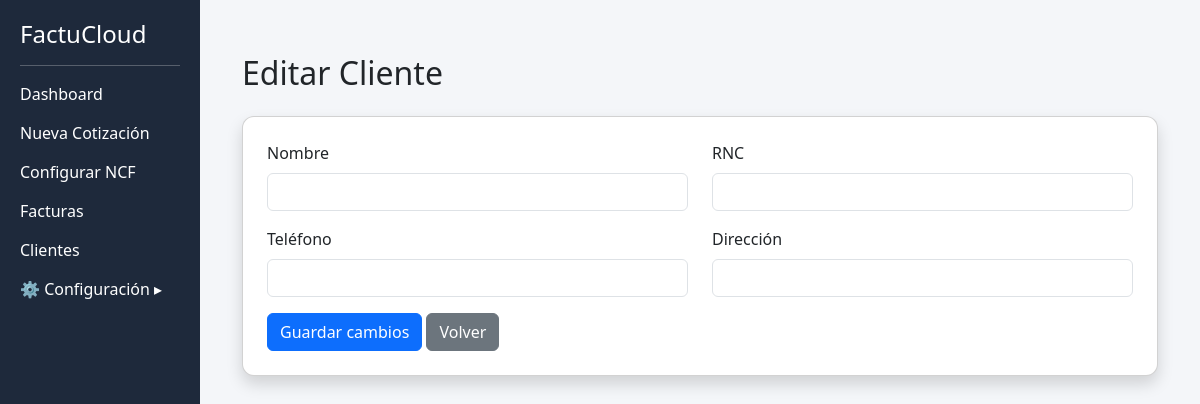
Page /editar_cliente/1 (signed in) on the earlier database version.
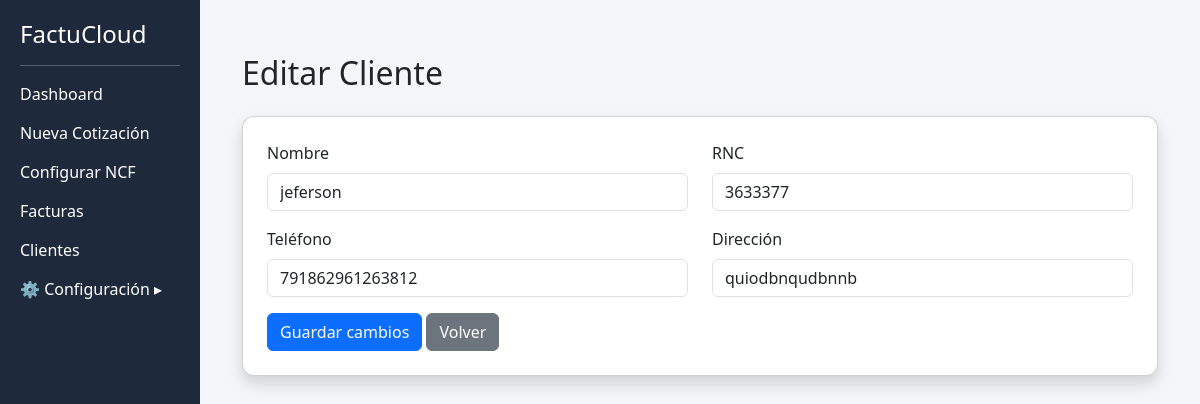
Same page on the later database version.
### tables this page shows
CREATE TABLE clientes (
    id INTEGER PRIMARY KEY AUTOINCREMENT,
    nombre TEXT,
    rnc TEXT,
    telefono TEXT,
    direccion TEXT
);

### app.py (the view, shortened to what this page needs)
@app.route("/editar_cliente/<int:id>", methods=["GET","POST"])
def editar_cliente(id):
    if "usuario" not in session:
        return redirect(url_for("login"))
    conn = get_db()
    cliente = conn.execute(
        "SELECT * FROM clientes WHERE id=?",
        (id,)
    ).fetchone()
    conn.close()
    return render_template(
        "editar_cliente.html",
        cliente=cliente
    )

### app.py (called while the page is built)
def get_db():
    conn = sqlite3.connect("database.db")
    conn.row_factory = sqlite3.Row
    return conn

### templates/editar_cliente.html
{% extends "base.html" %}
{% block content %}
<div class="container mt-4">
<h2 class="mb-4">Editar Cliente</h2>
<div class="card shadow p-4">
<form method="POST">
<div class="row">
<div class="col-md-6 mb-3">
<label class="form-label">Nombre</label>
<input type="text" name="nombre" class="form-control" value="{{ cliente['nombre'] }}" required>
</div>
<div class="col-md-6 mb-3">
<label class="form-label">RNC</label>
<input type="text" name="rnc" class="form-control" value="{{ cliente['rnc'] }}">
</div>
<div class="col-md-6 mb-3">
<label class="form-label">Teléfono</label>
<input type="number" name="telefono" class="form-control" value="{{ cliente['telefono'] }}">
</div>
<div class="col-md-6 mb-3">
<label class="form-label">Dirección</label>
<input type="text" name="direccion" class="form-control" value="{{ cliente['direccion'] }}">
</div>
</div>
<button class="btn btn-primary">Guardar cambios</button>
<a href="/clientes" class="btn btn-secondary">Volver</a>
</form>
</div>
</div>
{% endblock %}

Differences in the rows shown:
added clientes: nombre "jeferson", rnc "3633377", telefono "791862961263812", direccion "quiodbnqudbnnb"
